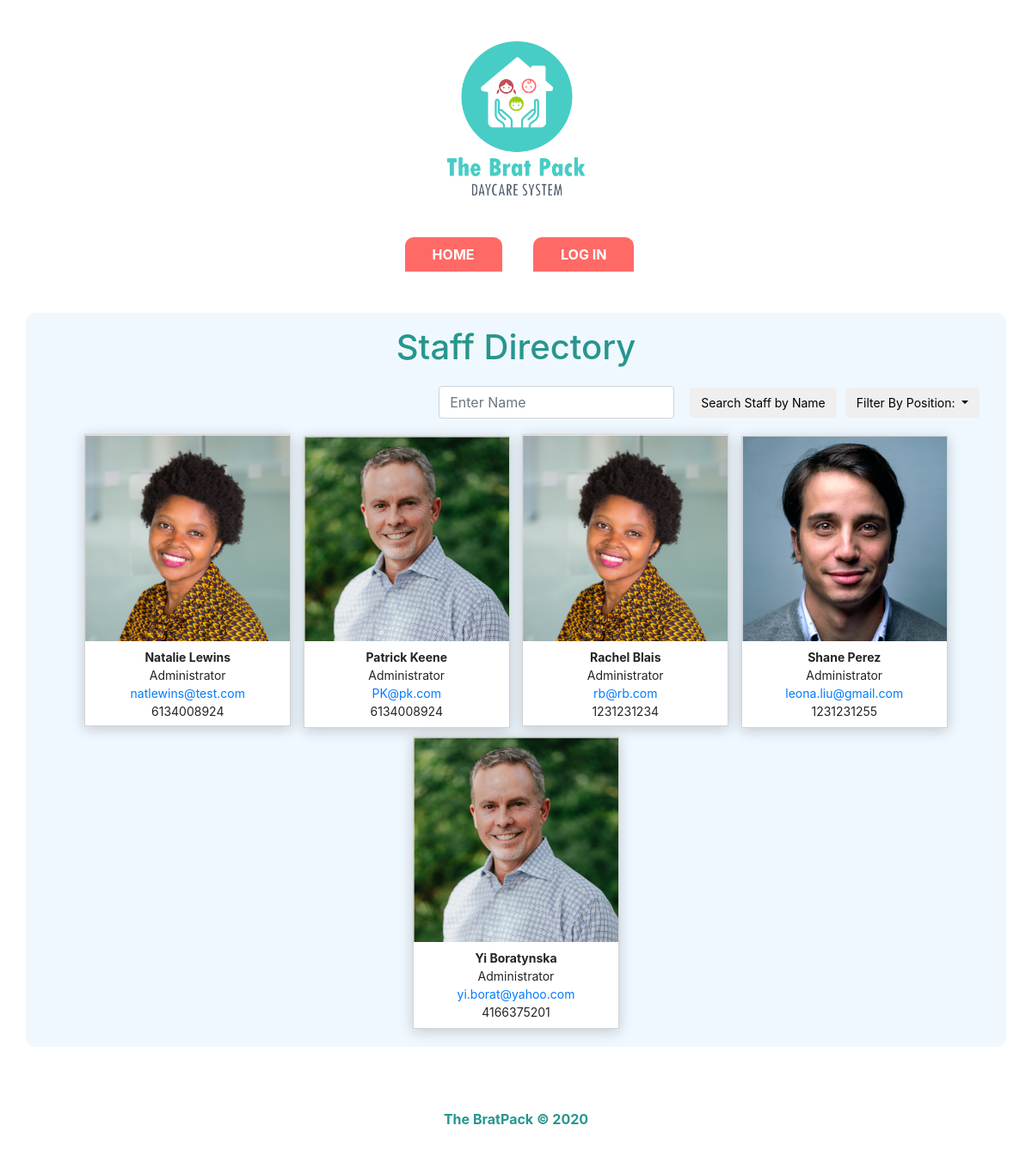
The app's page /public_staffdirectory_list.php?jobtitle=Administrator with its own data.
### tables this page shows
CREATE TABLE `staff_directory` (
  `staffID` int(11) NOT NULL,
  `firstname` varchar(50) NOT NULL,
  `lastname` varchar(50) NOT NULL,
  `email` varchar(100) NOT NULL,
  `phone` varchar(10) NOT NULL,
  `jobtitle` varchar(50) NOT NULL,
  `photo` varchar(250) DEFAULT NULL
);

### Classes/StaffDirectory.php (called while the page is built, shortened)
<?php
class StaffDirectory{
    public function liststaff($dbcon, $staff__searchkey, $public__jobtitle){
        $sql = "SELECT * FROM staff_directory";
        $sql__order = " ORDER BY firstname";
        if($staff__searchkey != ""){
            $sql__search = " WHERE LOWER(firstname) LIKE LOWER('%" . $staff__searchkey . "%') OR LOWER(lastname) LIKE LOWER('%" . $staff__searchkey . "%') ORDER BY firstname";
            $sql = $sql . $sql__search;
        } else if ($public__jobtitle != "") {
            $sql__jobsearch = " WHERE LOWER(jobtitle) LIKE LOWER('%" . $public__jobtitle . "%') ORDER BY firstname";
            $sql = $sql . $sql__jobsearch;
        }else {
            $sql = $sql . $sql__order;
        }
        $pdostm = $dbcon->prepare($sql);
        $pdostm->execute();
        $staffmembers = $pdostm->fetchAll(PDO::FETCH_ASSOC);
        return $staffmembers;
    }
}

### public_staffdirectory_list.php (the view, shortened to what this page needs)
<?php
include "includes/header.php";
require_once 'Classes/Database.php';
require_once 'Classes/StaffDirectory.php';
$staff__searchkey = "";
$public__jobtitle= "";
if(isset($_GET['jobtitle'])){
    $public__jobtitle = $_GET['jobtitle'];
}
$dbcon = Database::getDb();
$sd = new StaffDirectory();
$staffmembers = $sd->liststaff($dbcon, $staff__searchkey, $public__jobtitle);
?>
<div class="container">
    <h1>Staff Directory</h1>
    <div class="navbar">
        <form class="form-inline my-2 my-lg-0" >
            <input class="form-control mr-sm-2" type="search" name="staff__searchkey" id="staff__searchkey" placeholder="Enter Name"  aria-label="Search">
            <input class="btn" type="submit" name="submit__searchstaff" value="Search Staff by Name">
        </form>
        <div class="dropdown">
            <button type="btn" class="btn dropdown-toggle" href="#" role="button" id="dropdownMenuLink" data-toggle="dropdown" aria-haspopup="true" aria-expanded="false">
                Filter By Position: <span class="caret"></span>
            </button>
        </div>
    </div>
    <?php foreach ($staffmembers as $staffmember) { ?>
        <div class="staff__container">
            <img src="<?= $staffmember['photo'] ?>" class="staff__container_photo">
            <div class="staff__container_info">
                <div class="font-weight-bold"><?= $staffmember['firstname'] . " " . $staffmember['lastname']?></div>
                <div><?= $staffmember['jobtitle'] ?></div>
                <div><?= "<a href='mailto:" . $staffmember['email'] . "'>" . $staffmember['email'] . "</a>"; ?></div>
                <div><?= $staffmember['phone'] ?></div>
            </div>
        </div>
    <?php } ?>
</div>
<?php
include "includes/footer.php";
?>

### styles/styles.css (style rules this page uses)
body { background-image: url("../images/children-sharing-and-playing-with-toys.jpg"); background-size: cover; }
.navbar { justify-content: flex-end !important; }
.btn { font-size: 14px; margin-left: 10px; }
.staff__container { border: solid lightgray 1px; height: 340px; width: 240px; background: white; display: inline-block; margin: 5px; box-shadow: 0px 3px 15px rgba(0,0,0,0.2); font-size: 14px; }
.staff__container_photo { max-width: 100%; }
.staff__container_info { padding: 8px; }
form { padding: 5px 0; margin-top: 5px; }

### styles/layout.css (style rules this page uses)
.container { background-color: aliceblue; border-radius: 10px; text-align:center; margin-top:3em; margin-bottom:3em; padding-top:1em; padding-bottom:1em; min-height: 100%; }
html, body { margin: 0; height: 100%; }
h1 { color: #27968e; }

### records on screen
staff_directory: photo (picture), firstname "Natalie", lastname "Lewins", jobtitle "Administrator", email "natlewins@test.com", phone "6134008924"
staff_directory: photo (picture), firstname "Patrick", lastname "Keene", jobtitle "Administrator", email "PK@pk.com", phone "6134008924"
staff_directory: photo (picture), firstname "Rachel", lastname "Blais", jobtitle "Administrator", email "rb@rb.com", phone "1231231234"
staff_directory: photo (picture), firstname "Shane", lastname "Perez", jobtitle "Administrator", email "leona.liu@gmail.com", phone "1231231255"
staff_directory: photo (picture), firstname "Yi", lastname "Boratynska", jobtitle "Administrator", email "yi.borat@yahoo.com", phone "4166375201"
